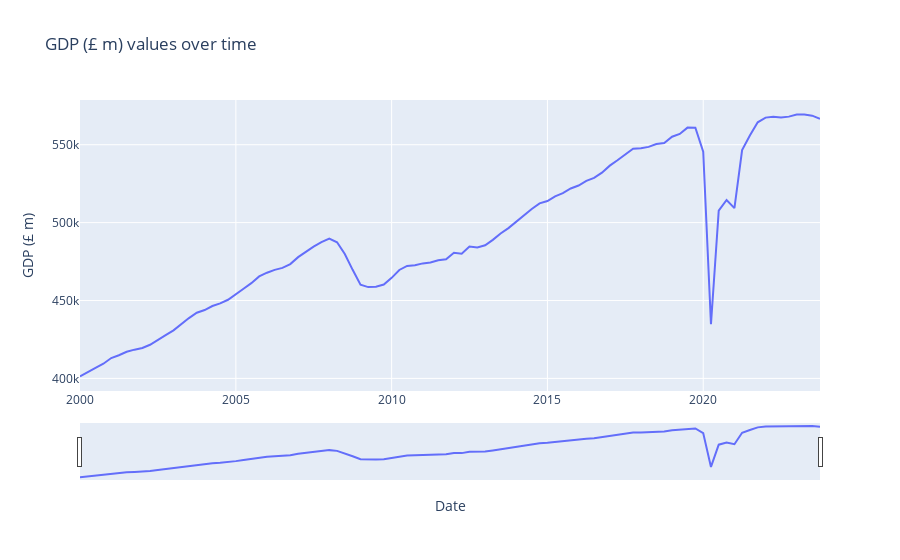

The notebook cell saved with this chart:
### Markdown cell above
# Line Plot

### Code cell
fig = px.line(data_frame=df, x='Date', y='GDP (£ m)', title='GDP (£ m) values over time')
fig.update_xaxes(rangeslider_visible=True) # Add range slider 
fig.show()
